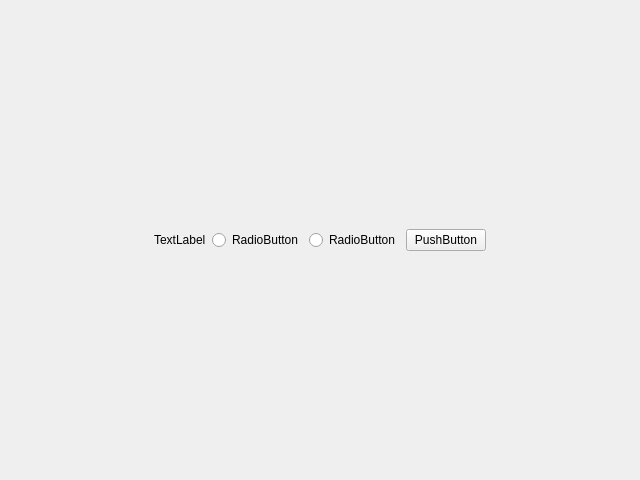
<?xml version="1.0" encoding="UTF-8"?>
<ui version="4.0">
 <class>ChannelBoxWidget</class>
 <widget class="QWidget" name="ChannelBoxWidget">
  <property name="geometry">
   <rect>
    <x>0</x>
    <y>0</y>
    <width>640</width>
    <height>480</height>
   </rect>
  </property>
  <property name="windowTitle">
   <string>Form</string>
  </property>
  <layout class="QHBoxLayout" name="horizontalLayout_2">
   <item>
    <layout class="QVBoxLayout" name="verticalLayout">
     <item>
      <layout class="QHBoxLayout" name="horizontalLayout">
       <item>
        <widget class="QLabel" name="label">
         <property name="text">
          <string>TextLabel</string>
         </property>
        </widget>
       </item>
       <item>
        <widget class="QRadioButton" name="radioButton">
         <property name="text">
          <string>RadioButton</string>
         </property>
        </widget>
       </item>
       <item>
        <widget class="QRadioButton" name="radioButton_2">
         <property name="text">
          <string>RadioButton</string>
         </property>
        </widget>
       </item>
       <item>
        <widget class="QPushButton" name="pushButton">
         <property name="text">
          <string>PushButton</string>
         </property>
        </widget>
       </item>
      </layout>
     </item>
     <item>
      <layout class="QGridLayout" name="gridLayout"/>
     </item>
    </layout>
   </item>
  </layout>
 </widget>
 <resources/>
 <connections/>
</ui>
